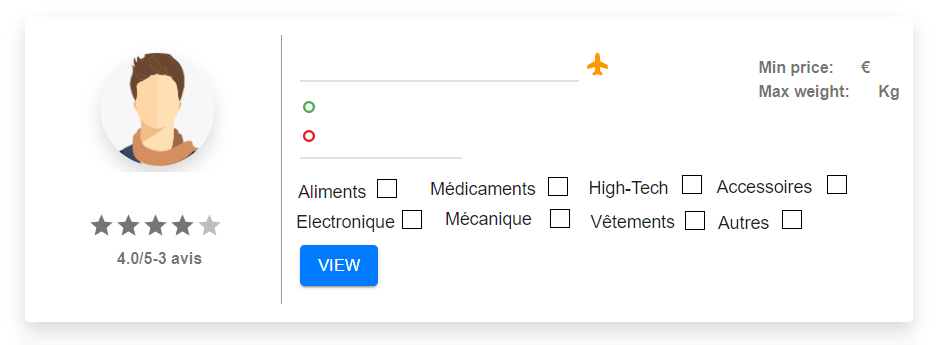
#> input picture records/plane.png, 941 x 345 px
$ python generate_image.py
#> lines starting #> are read from the running program, lines starting #| are printed output that depends on the picture
# Importing the PIL library
from PIL import Image
from PIL import ImageDraw
from PIL import ImageFont
import os, random
import string
# Open an Image
link_image = 'card.png'
link_image = 'plane.png'

Ads ={
      "plane" :True,
      "date":"Tuesday 30 November 2021",
      "depart": "Alsace, France",
      "destination": "Auvergne, France",
      "max_weight": "13",
      "min_price": "23",
      "f": True,
      "M":False,
      "SE":False,
      "SA": True,
      "V": True,
      "BM": False,
      "BE": True,
      "Autres": False

                 }

Color = {"red" : (255, 0, 0), "green" : (102, 175, 50) }
def VX(Ads,key):
    return "V" if Ads[key] else "X"
def RG(Ads,key):
     return Color["green"] if Ads[key] else Color["red"]
def rd_string():
    return ''.join(random.choices(string.ascii_uppercase + string.digits, k=15))

def Create_imagefrom_ad(Ads):

    link_for_card = "card.PNG"
    link_for_plane = "plane.png"

    img = Image.open(link_for_plane if Ads["plane"] else link_for_card )
#> img is the input picture: PIL image 941x345 RGBA; mean R, G, B, A 246.7, 247.1, 247.6, 255


    # Call draw Method to add 2D graphics in an image
    I1 = ImageDraw.Draw(img)
    # Custom font style and font size
    myFontbd = ImageFont.truetype('arialbd.ttf', 18)
    myFont = ImageFont.truetype('arial.ttf', 18)


    # Add Text to an image
    I1.text((300, 60), Ads["date"], font=myFontbd, fill =(0, 0, 0))
    I1.text((838, 57), Ads["min_price"], font=myFontbd, fill =(0, 0, 0))
    I1.text((850, 80), Ads["max_weight"], font=myFontbd, fill =(0, 0, 0))
    I1.text((323, 94), Ads["destination"], font=myFont, fill =(0, 0, 0))
    I1.text((323, 125),Ads["depart"], font=myFont, fill =(0, 0, 0))


    I1.text((347, 175), VX(Ads,"f") , font=myFontbd, fill = RG(Ads,"f") )
    I1.text((483, 175), VX(Ads,"M"), font=myFontbd, fill =  RG(Ads,"M") )
    I1.text((646, 175), VX(Ads,"SE"), font=myFontbd, fill = RG(Ads,"SE") )
    I1.text((815, 175), VX(Ads,"SA"), font=myFontbd, fill = RG(Ads,"SA") )

    I1.text((386, 209), VX(Ads,"V"), font=myFontbd, fill = RG(Ads,"V") )
    I1.text((539, 209), VX(Ads,"BM"), font=myFontbd, fill = RG(Ads,"BM") )
    I1.text((684, 209), VX(Ads,"BE"), font=myFontbd, fill = RG(Ads,"BE") )
    I1.text((769, 209), VX(Ads,"Autres"), font=myFontbd, fill = RG(Ads,"Autres") )


    # Display edited image
    name = rd_string() + "Ads_image.png"
    img.save(name)
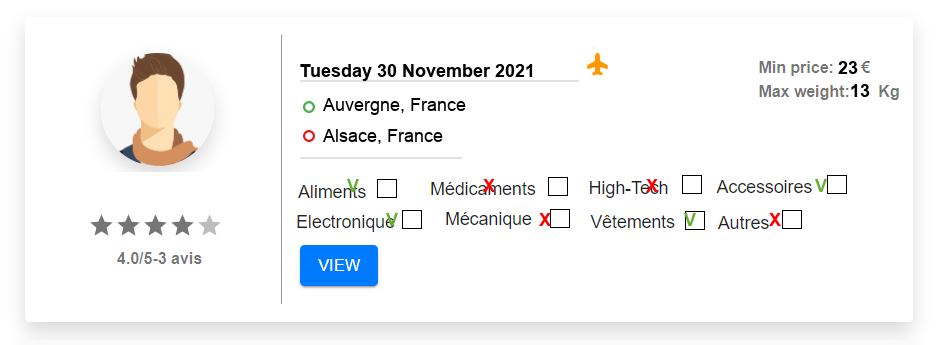
#> saved as 41PJSO2KRV6SK1WAds_image.png: PIL image 941x345 RGBA; mean R, G, B, A 244.6, 244.8, 245.2, 255
    return name,img

output = Create_imagefrom_ad(Ads)
# from IPython.display import Image
# Image(filename= output)
## don't forget to delete the object  os.remove('car2k.png')

$ run again, with records/253OR9PDQXE7OOZAds_image.png copied over records/plane.png
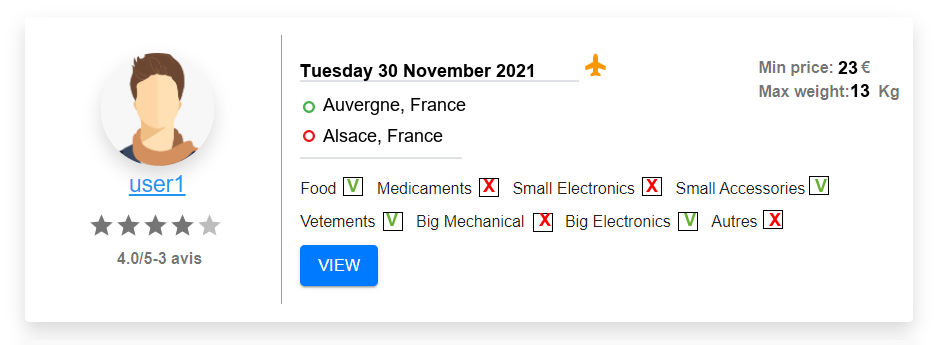
#> input picture records/253OR9PDQXE7OOZAds_image.png, 941 x 345 px
#> in Create_imagefrom_ad, img is the input picture: PIL image 941x345 RGBA; mean R, G, B, A 244.6, 244.9, 245.4, 255
#> in Create_imagefrom_ad, `img.save(name)`:
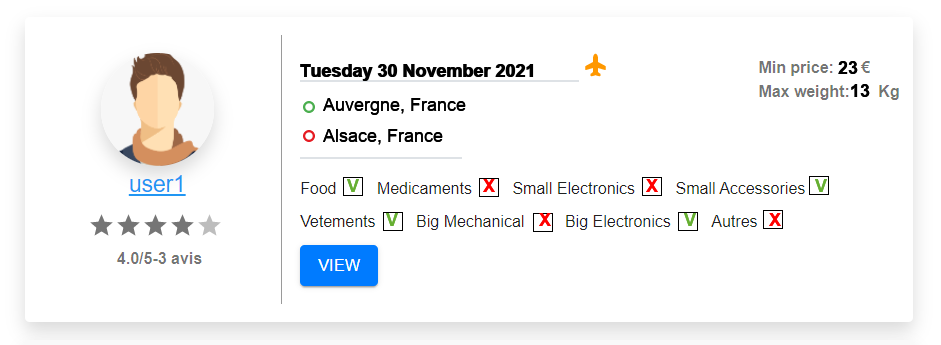
#> saved as 41PJSO2KRV6SK1WAds_image.png: PIL image 941x345 RGBA; mean R, G, B, A 244, 244.3, 244.8, 255

$ run again, with records/imageAskrecord.PNG copied over records/plane.png
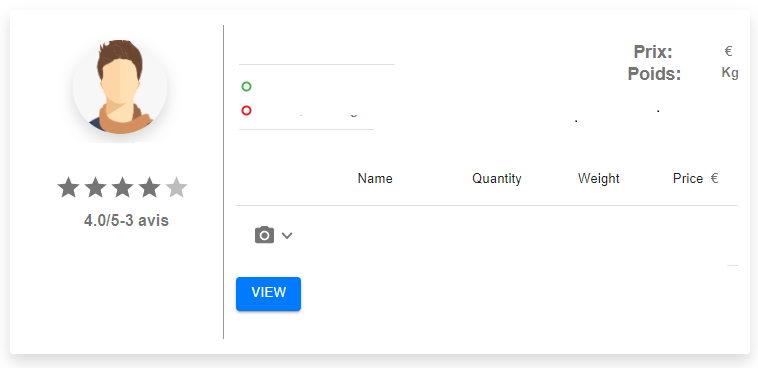
#> input picture records/imageAskrecord.PNG, 758 x 370 px
#> in Create_imagefrom_ad, img is the input picture: PIL image 758x370 RGBA; mean R, G, B, A 249.5, 249.8, 250.3, 255
#> in Create_imagefrom_ad, `img.save(name)`:
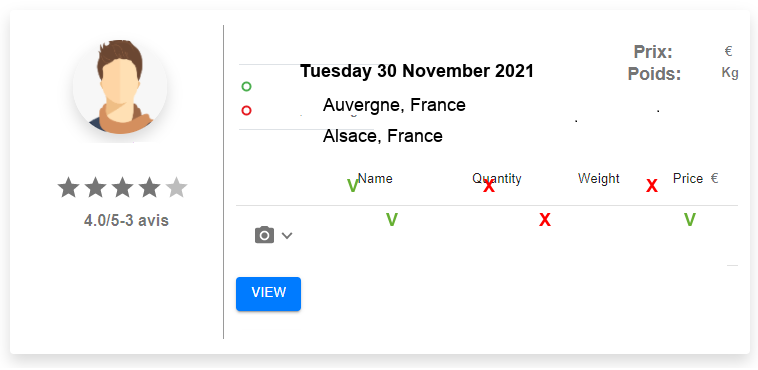
#> saved as 41PJSO2KRV6SK1WAds_image.png: PIL image 758x370 RGBA; mean R, G, B, A 247.3, 247.5, 247.8, 255
